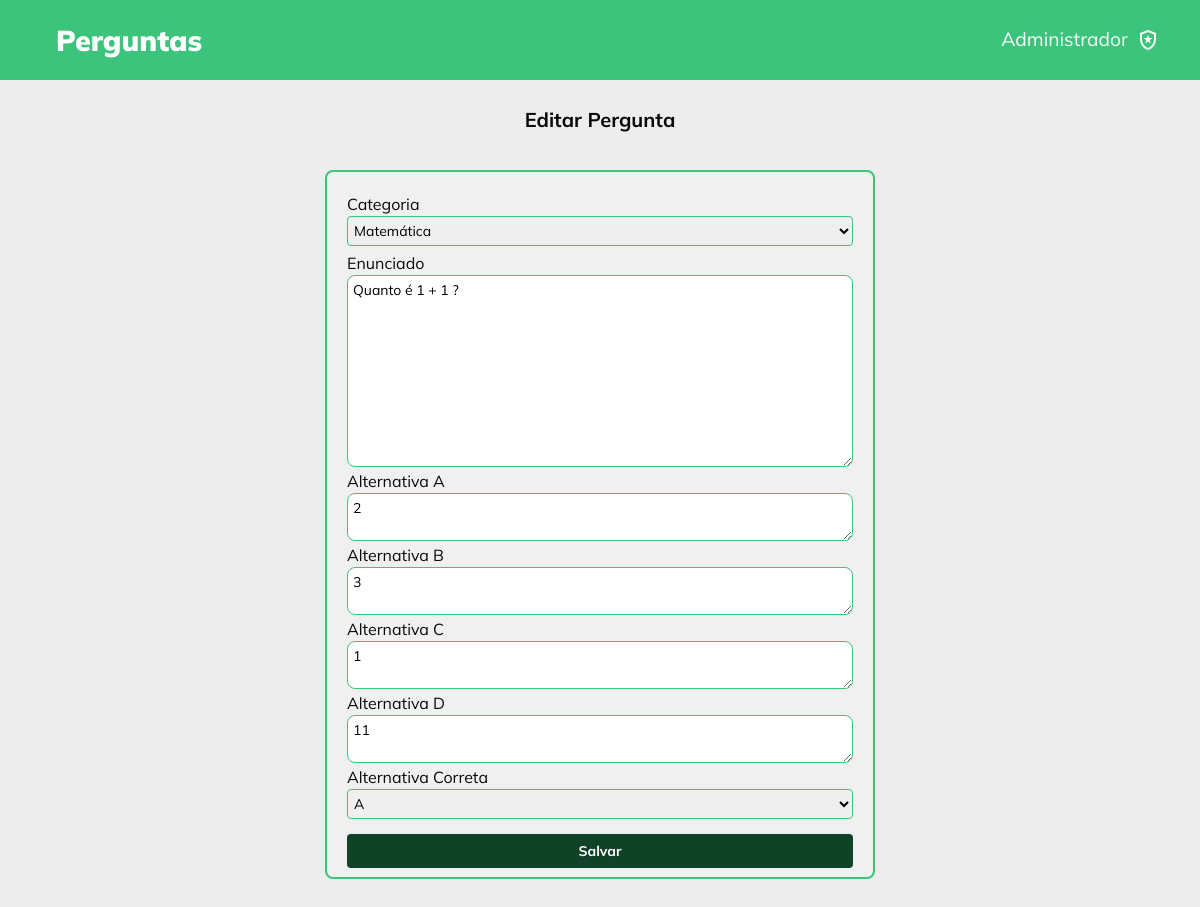
/src/listarPerguntas/edit.php?id=2 (signed in), run on the app's committed database.
### tables this page shows
CREATE TABLE IF NOT EXISTS `pergunta` (
  `idPergunta` int(11) NOT NULL AUTO_INCREMENT,
  `idCategoria` int(11) NOT NULL,
  `enunciado` varchar(200) NOT NULL,
  `alternativaA` varchar(100) NOT NULL,
  `alternativaB` varchar(100) NOT NULL,
  `alternativaC` varchar(100) NOT NULL,
  `alternativaD` varchar(100) NOT NULL,
  `alternativaCorreta` char(1) DEFAULT 'A',
  PRIMARY KEY (`idPergunta`),
  KEY `idCategoria` (`idCategoria`)
);

### src/db/MySQL.php (called while the page is built, shortened)
<?php
class MySQL{
	private $connection;
	public function __construct(){
		$this->connection = new \mysqli(HOST,USUARIO,SENHA,BANCO);
		$this->connection->set_charset("utf8");
	}
	public function consulta($sql){
		$result = $this->connection->query($sql);
		$data = array();
		while($item = mysqli_fetch_array($result)){
			$data[] = $item;
		}
		return $data;
		}
	}
?>

### src/classes/Categoria.php (called while the page is built, shortened)
<?php
class Categoria implements ActiveRecord
{
    private int $idCategoria;
    public function setIdCategoria(int $idCategoria): void
    {
        $this->idCategoria = $idCategoria;
    }
    public function getIdCategoria(): int
    {
        return $this->idCategoria;
    }
    public function getNome(): string
    {
        return $this->nome;
    }
    public static function findall(): array
    {
        $connection = new MySQL();
        $sql = "SELECT * FROM perguntacategoria";
        $res = $connection->consulta($sql);
        $categorias = array();
        foreach ($res as $row) {
            $categoria = new Categoria($row["nome"]);
            $categoria->setIdCategoria($row["idCategoria"]);
            $categorias[] = $categoria;
        }
        return $categorias;
    }
}

### src/classes/Pergunta.php (called while the page is built, shortened)
<?php
class Pergunta implements ActiveRecord
{
    public function getIdCategoria(): int
    {
        return $this->idCategoria;
    }
    public function getEnunciado(): string
    {
        return $this->enunciado;
    }
    public function getAlternativaA(): string
    {
        return $this->alternativaA;
    }
    public function getAlternativaB(): string
    {
        return $this->alternativaB;
    }
    public function getAlternativaC(): string
    {
        return $this->alternativaC;
    }
    public function getAlternativaD(): string
    {
        return $this->alternativaD;
    }
    public function getAlternativaCorreta(): string
    {
        return $this->alternativaCorreta;
    }
    public static function find($idPergunta): Pergunta
    {
        $connection = new MySQL();
        $sql = "SELECT * FROM `pergunta` WHERE `idPergunta` = {$idPergunta}";
        $res = $connection->consulta($sql);
        $pergunta = new Pergunta(
            $res[0]["idCategoria"],
            $res[0]["enunciado"],
            $res[0]["alternativaA"],
            $res[0]["alternativaB"],
            $res[0]["alternativaC"],
            $res[0]["alternativaD"],
            $res[0]["alternativaCorreta"]
        );
        $pergunta->setIdPergunta($res[0]["idPergunta"]);
        return $pergunta;
    }
}

### src/listarPerguntas/edit.php (the view, shortened to what this page needs)
<?php
$pergunta = Pergunta::find($_GET["id"]);
$categorias = Categoria::findall();
?>
<!DOCTYPE html>
<html lang="pt-br">
<head>
    <link rel="stylesheet" href="../admin/styles.css">
    <link rel="stylesheet" href="../listarOrdensdePrisao/style.css">
    <link rel="stylesheet" href="https://cdnjs.cloudflare.com/ajax/libs/jquery-modal/0.9.1/jquery.modal.min.css" />
    <link rel="stylesheet" href="../assets/styles/reset.css">
    <link rel="stylesheet" href="../assets/styles/globalStyles.css">
    <link rel="stylesheet" href="../listarPoliciais/styles.css">
    <link rel="stylesheet" href="styles.css">
</head>
<body>
<div class="container">
    <div class="header">
        <a href="../listarPerguntas">
            <div class="logo">
                Perguntas
            </div>
        </a>
        <div class="user">
            <p>Administrador</p>
            <span class="material-symbols-outlined">
                </span>
        </div>
    </div>
    <div class="main-content">
        <h2>Editar Pergunta</h2>
        <div class="questions">
            <form method="post" action="edit.php" class="card-question">
                <label>
                    <p>Categoria</p>
                    <select name="idCategoria" class="categories" required>
                        <?php
                        if (count($categorias) > 0) {
                            foreach ($categorias as $categoria) {
                                $selected = "";
                                if ($categoria->getIdCategoria() == $pergunta->getIdCategoria()) {
                                    $selected = "selected";
                                }
                                echo "<option {$selected} value='{$categoria->getIdCategoria()}'>{$categoria->getNome()}</option>";
                            }
                        }
                        ?>
                    </select>
                </label>
                <label>
                    <p>Enunciado</p>
                    <textarea name="enunciado" rows="10" class="enunciado" required><?php echo $pergunta->getEnunciado() ?></textarea>
                </label>
                <label>
                    <p>Alternativa A</p>
                    <textarea name="altA" rows="2" class="enunciado" required><?php echo $pergunta->getAlternativaA() ?></textarea>
                </label>
                <label>
                    <p>Alternativa B</p>
                    <textarea name="altB" rows="2" class="enunciado" required><?php echo $pergunta->getAlternativaB() ?></textarea>
                </label>
                <label>
                    <p>Alternativa C</p>
                    <textarea name="altC" rows="2" class="enunciado" required><?php echo $pergunta->getAlternativaC() ?></textarea>
                </label>
                <label>
                    <p>Alternativa D</p>
                    <textarea name="altD" rows="2" class="enunciado" required><?php echo $pergunta->getAlternativaD() ?></textarea>
                </label>
                <label>
                    <p>Alternativa Correta</p>
                    <select name="correta" class="categories" required>
                        <?php
                        $alternativas = array("A","B","C","D");
                        foreach ($alternativas as $alternativa) {
                            $selected = "";
                            if ($alternativa == $pergunta->getAlternativaCorreta()) {
                                $selected = "selected";
                            }
                            echo "<option {$selected} value='{$alternativa}'>{$alternativa}</option>";
                        }
                        ?>
                    </select>
                </label>
                <input type="submit" name="button" value="Salvar">
            </form>
        </div>
    </div>
</div>
</body>
</html>

### src/listarOrdensdePrisao/style.css (style rules this page uses)
body { color: var(--white); background-color: var(--gray); }
.container { width: 100%; height: 100vh; }
.header { width: 100%; height: 80px; background-color: var(--primary); display: flex; justify-content: space-between; padding: 0 2.5rem 0 3rem; align-items: center; }
.logo, .user { display: flex; justify-content: center; align-items: center; }
.logo { font-size: 150%; font-weight: 900; }
.user { gap: .5rem; position: relative; }
.user > p { font-size: 120%; }
.main-content { padding: 80px 4rem 4rem 4rem; }

### src/assets/styles/globalStyles.css (style rules this page uses)
:root { --primary: #3CC47C; --primaryVariant: #2FBF77; --gray: #EDEDED; --gray2: #D9D9D9; --white: #fafafafa; --green: #165735; --darkGreen: #104228; --black: #000000; --blackOpacity: #00000035; --blue: blue; --yellow: yellow; --red: red; --main-font: "Mulish"; }
body { font-family: "Mulish"; }

### src/listarPoliciais/styles.css (style rules this page uses)
.main-content { display: flex; flex-direction: column; align-items: center; padding: 10px; }
.main-content>h2 { color: #090909; font-size: 20px; font-weight: bold; padding: 20px; }
a, td, th { font-size: 1.2rem; padding: .6rem .5rem; }
form { display: flex; flex-direction: column; padding: 20px; width: 300px; border: 1px solid #3CC47C; border-radius: 8px; background-color: #f0f0f0; }
form p { color: #090909; padding: 4px 0; }
form input, select { font-family: "Mulish", sans-serif; font-size: 14px; width: 100%; border: 1px solid #3CC47C; border-radius: 4px; padding: 4px 2px; margin-bottom: 5px; }
form input[type='submit'] { background-color: #104228; color: #fff; font-weight: bold; border: none; margin-top: 10px; padding: 10px 0; }
.header a { text-decoration: none; color: #fff; }

### src/listarPerguntas/styles.css (style rules this page uses)
.questions { display: flex; flex-direction: column; align-items: center; row-gap: 20px; padding: 20px 15%; box-sizing: border-box; width: 100%; }
.questions .card-question { position: relative; background-color: #f0f0f0; padding: 20px 20px 4px 20px; border: 2px solid #3CC47C; border-radius: 8px; max-width: 700px; }
textarea.enunciado { box-sizing: border-box; border: 1px solid #3CC47C; border-radius: 8px; width: 100%; resize: vertical; padding: 5px; font-size: 14px; font-family: "Mulish", sans-serif; }
form.card-question { width: 550px; }

### data on the page
pergunta: enunciado "Quanto é 1 + 1 ?", altA "2", altB "3", altC "1", altD "11"

### other printed values
form field idCategoria "Matemática"
form field correta "A"
